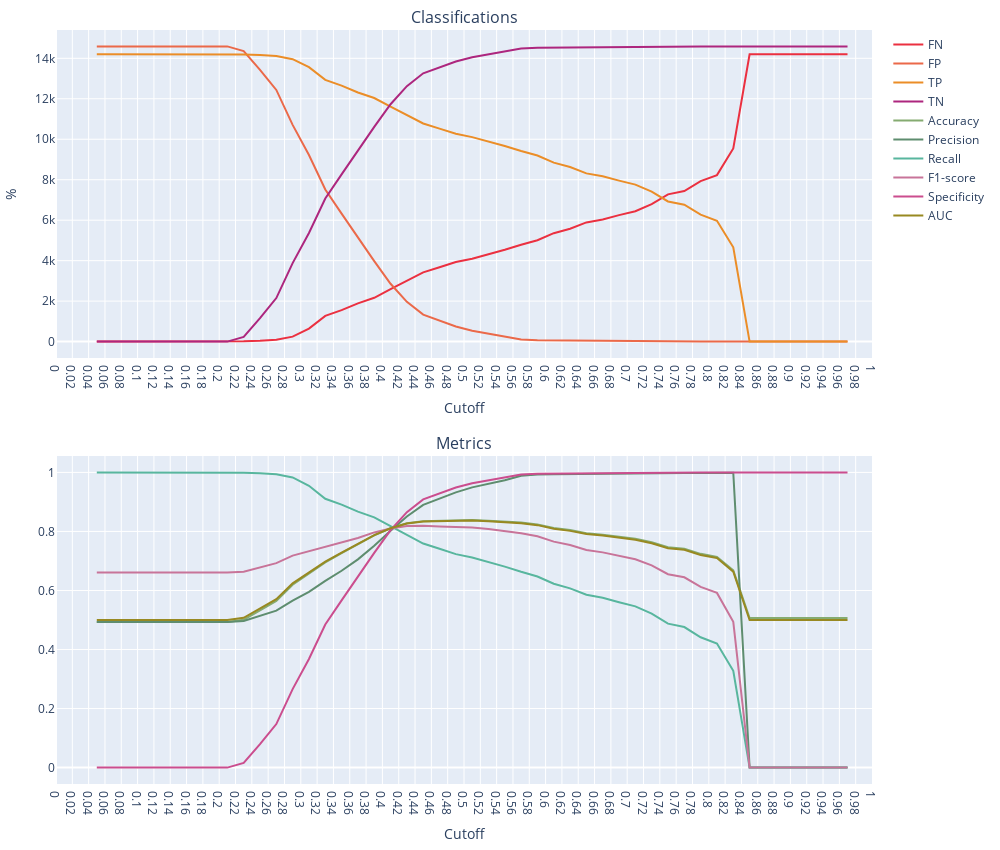

Notebook code for this chart:
### Code cell
plot_metrics(df_metrics_rf_clf_tuning)
